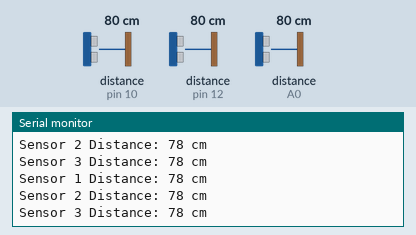
This sketch was run on a simulated Arduino Uno, built with avr-gcc and run on an emulated ATmega328P. Parts: the last lines printed to the serial monitor. Wiring (inferred from the names in the program): 3 × ultrasonic range finder: trigger pin 9, echo pin 10 / trigger pin 11, echo pin 12 / trigger pin 13, echo A0. Inputs (shaded band) come from the test bench; at power-on: distance to the obstacle (sensors on pin 10, pin 12, A0) 80 cm. The echo pulse lasts 58.3 µs per cm.

Above: at 2.2 s.
2.3 s: distance to the obstacle (sensor on pin 10) set to 2 cm
At 2.94 s:
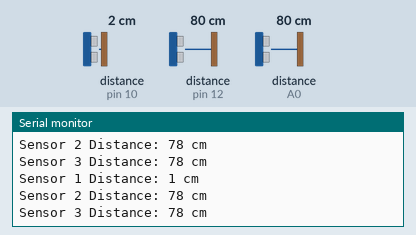
3.8 s: distance to the obstacle (sensor on pin 12) set to 299 cm
At 4.53 s:
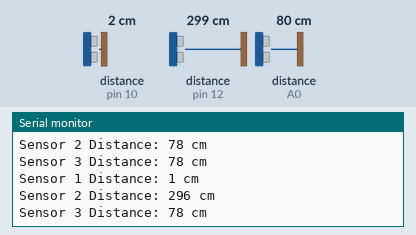
6.9 s: distance to the obstacle (sensor on pin 12) set to 2 cm
At 7.73 s:
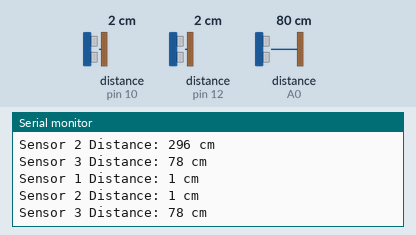
10.0 s: distance to the obstacle (sensor on A0) set to 18 cm
At 10.83 s:
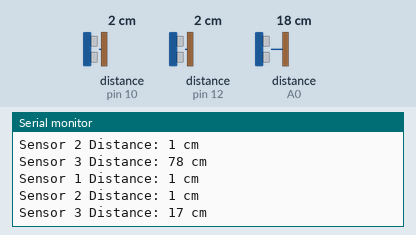
13.1 s: distance to the obstacle (sensor on pin 10) set to 18 cm
At 13.92 s:
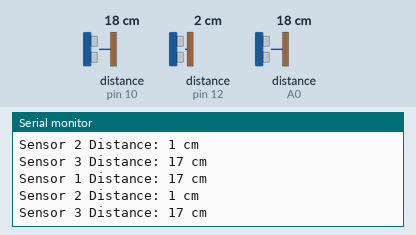
16.2 s: distance to the obstacle (sensor on A0) set to 35 cm
At 17.02 s:
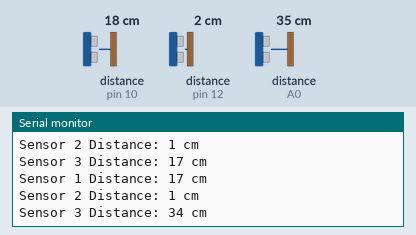
Timing chart, 0 to 19.2 s (numbered marks = the images above; inputs shaded):
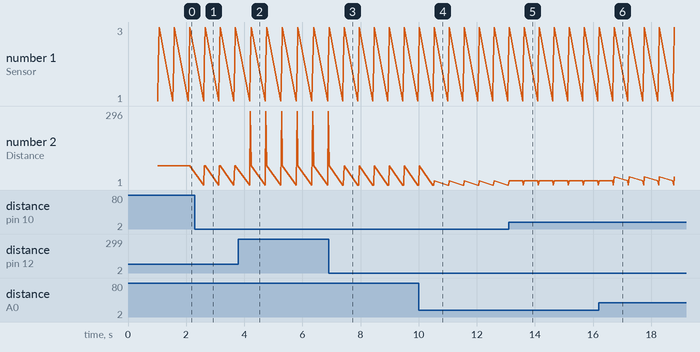

The sketch:

main_control_code.ino
```cpp
// Define pin connections for 3 ultrasonic sensors
#define TRIG_PIN1 9  // Trigger pin for Sensor 1
#define ECHO_PIN1 10 // Echo pin for Sensor 1
#define TRIG_PIN2 11 // Trigger pin for Sensor 2
#define ECHO_PIN2 12 // Echo pin for Sensor 2
#define TRIG_PIN3 13 // Trigger pin for Sensor 3
#define ECHO_PIN3 A0 // Echo pin for Sensor 3

void setup() {
  // Initialize serial communication
  Serial.begin(9600);

  // Set the trigger pins as OUTPUT and the echo pins as INPUT
  pinMode(TRIG_PIN1, OUTPUT);
  pinMode(ECHO_PIN1, INPUT);
  pinMode(TRIG_PIN2, OUTPUT);
  pinMode(ECHO_PIN2, INPUT);
  pinMode(TRIG_PIN3, OUTPUT);
  pinMode(ECHO_PIN3, INPUT);

  // Ensure the trigger pins are initially LOW
  digitalWrite(TRIG_PIN1, LOW);
  digitalWrite(TRIG_PIN2, LOW);
  digitalWrite(TRIG_PIN3, LOW);
  delay(1000); // Wait for sensors to stabilize
}

void loop() {
  // Read distances from all 3 sensors
  long distance1 = getDistance(TRIG_PIN1, ECHO_PIN1);
  long distance2 = getDistance(TRIG_PIN2, ECHO_PIN2);
  long distance3 = getDistance(TRIG_PIN3, ECHO_PIN3);

  // Print the distances to the Serial Monitor
  Serial.print("Sensor 1 Distance: ");
  Serial.print(distance1);
  Serial.println(" cm");

  Serial.print("Sensor 2 Distance: ");
  Serial.print(distance2);
  Serial.println(" cm");

  Serial.print("Sensor 3 Distance: ");
  Serial.print(distance3);
  Serial.println(" cm");

  // Wait for a short time before repeating
  delay(500);
}

// Function to measure distance for a given sensor
long getDistance(int trigPin, int echoPin) {
  // Send a 10 microsecond pulse to the trigger pin
  digitalWrite(trigPin, HIGH);
  delayMicroseconds(10);
  digitalWrite(trigPin, LOW);

  // Measure the time it takes for the echo to return
  long duration = pulseIn(echoPin, HIGH);

  // Calculate the distance in centimeters
  long distance = duration * 0.034 / 2;

  return distance;
}
```

Measured:
- after the input at 2.3 s, the serial monitor: prints a new line after 0.30 s (image 1)
- after the input at 3.8 s, the serial monitor: prints a new line after 0.41 s (image 2)
- after the input at 6.9 s, the serial monitor: prints a new line after 0.51 s (image 3)
- after the input at 10.0 s, the serial monitor: prints a new line after 0.54 s (image 4)
- after the input at 13.1 s, the serial monitor: prints a new line after 0.48 s (image 5)
- after the input at 16.2 s, the serial monitor: prints a new line after 0.53 s (image 6)
- plotted number 2: 78 → 296 after the input at 3.8 s, 1 → 34 after the input at 16.2 s
